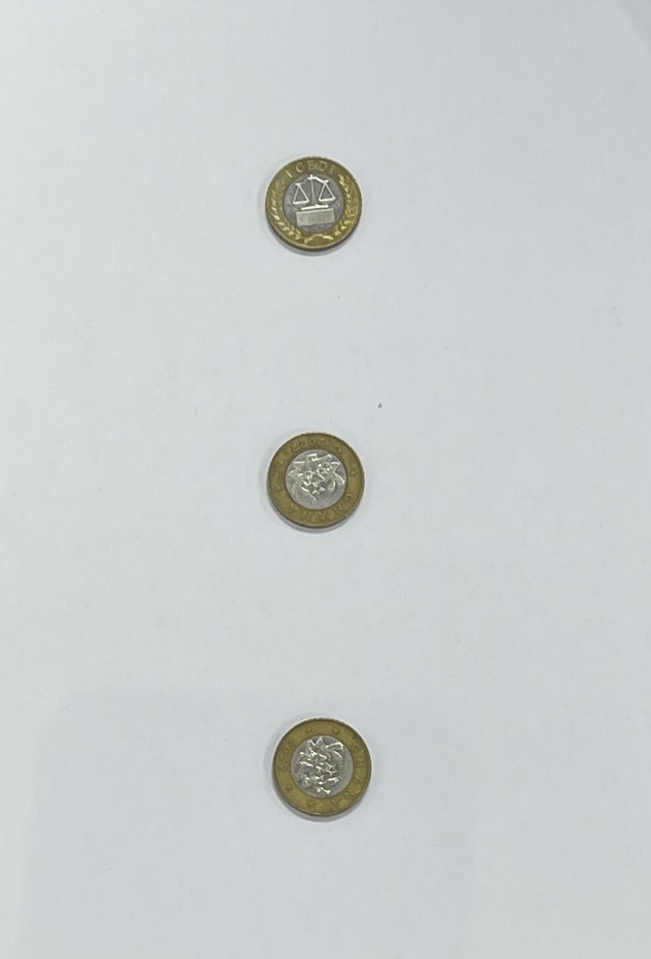
#> input picture data/raw/A1_baseline.jpg, 1301 x 1918 px, found by its file name (shown at 1/2 size); its folder holds 6 pictures in this run
$ python noise_test.py
#> lines starting #> are read from the running program, lines starting #| are printed output that depends on the picture; after the words box and inside, x2 and y2 are one past the last pixel; in counts of white or black regions, pixels touching at a corner belong together
### scripts/utils.py
# shared helper functions used by all three segmentation scripts

import cv2
import numpy as np


def load_and_prep(path, max_dim=900):
    # loads image, resizes so the long side is max_dim (region growing gets
    # way too slow on full 3000px phone photos), converts to gray + blurs it
#> called with max_dim = 900
    img = cv2.imread(str(path))
#> img is the input picture: shape (1918, 1301, 3); mean B, G, R 208.7, 207.8, 204.2
    h, w = img.shape[:2]
#> h = 1918; w = 1301
    scale = max_dim / max(h, w)
#> scale = 0.469
    if scale < 1:
        img = cv2.resize(img, (int(w * scale), int(h * scale)))
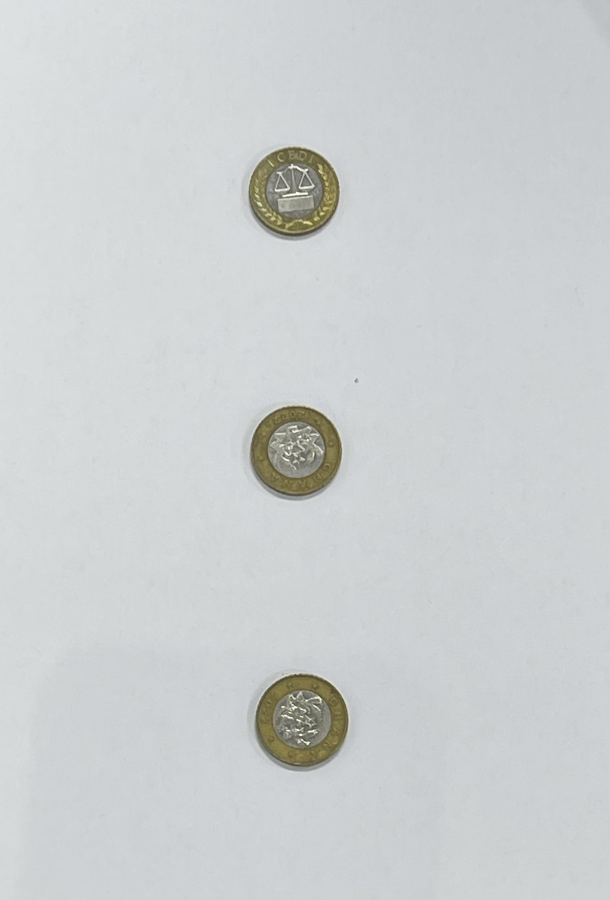
#> img: shape (900, 610, 3); mean B, G, R 208.6, 207.8, 204.1

    gray = cv2.cvtColor(img, cv2.COLOR_BGR2GRAY)
    gray = cv2.GaussianBlur(gray, (5, 5), 0)
    return img, gray


def foreground_from_border(mask):
    # assume background touches the image edges more than the coins do.
    # works out which side of a binary mask is "foreground" without
    # hardcoding whether coins are lighter or darker than the background
    border = np.zeros_like(mask, dtype=bool)
    border[0, :] = border[-1, :] = True
    border[:, 0] = border[:, -1] = True

    on_frac = mask[border].mean() / 255
    if on_frac > 0.5:
        return cv2.bitwise_not(mask)
    return mask


def foreground_from_border_multi(labels, k):
    # same idea but for k-means labels (0..k-1) instead of a binary mask
    h, w = labels.shape
    border_vals = np.concatenate([
        labels[0, :], labels[-1, :], labels[:, 0], labels[:, -1]
    ])
    bg_label = np.bincount(border_vals, minlength=k).argmax()
    mask = np.where(labels == bg_label, 0, 255).astype(np.uint8)
    return mask


# [40 lines left out: functions get_objects, draw_overlay, not called in this run]

### scripts/segment_threshold.py
# method 1: otsu global thresholding

import cv2
from utils import foreground_from_border


def segment(gray):
    _, mask = cv2.threshold(gray, 0, 255, cv2.THRESH_BINARY + cv2.THRESH_OTSU)
    mask = foreground_from_border(mask)

    # otsu output is a bit noisy at coin edges, clean it up a little
    kernel = cv2.getStructuringElement(cv2.MORPH_ELLIPSE, (5, 5))
    mask = cv2.morphologyEx(mask, cv2.MORPH_OPEN, kernel)
    mask = cv2.morphologyEx(mask, cv2.MORPH_CLOSE, kernel)
    return mask

### scripts/segment_region_growing.py
# method 2: region growing, seeded automatically from an eroded otsu mask
# uses cv2.floodFill to do the actual pixel-by-pixel growing

import cv2
import numpy as np
from utils import foreground_from_border

TOL = 40  # intensity tolerance for growing, picked by eye on the baseline images


def find_seeds(gray):
    _, rough = cv2.threshold(gray, 0, 255, cv2.THRESH_BINARY + cv2.THRESH_OTSU)
    rough = foreground_from_border(rough)

    # shrink blobs down so each coin gives one seed point, not the whole blob
    kernel = cv2.getStructuringElement(cv2.MORPH_ELLIPSE, (15, 15))
    eroded = cv2.erode(rough, kernel, iterations=2)

    n, labels, stats, centroids = cv2.connectedComponentsWithStats(eroded, connectivity=8)
    seeds = []
    for i in range(1, n):
        if stats[i, cv2.CC_STAT_AREA] < 30:
            continue
        cx, cy = centroids[i]
        seeds.append((int(cx), int(cy)))
    return seeds


def segment(gray):
    seeds = find_seeds(gray)
    mask = np.zeros(gray.shape, dtype=np.uint8)

    for sx, sy in seeds:
        ff_mask = np.zeros((gray.shape[0] + 2, gray.shape[1] + 2), dtype=np.uint8)
        # FIXED_RANGE compares each pixel back to the seed value rather than its
        # neighbour, otherwise the fill drifts gradually across blurred coin edges
        # and leaks into the background (found this the hard way during testing)
        cv2.floodFill(gray.copy(), ff_mask, (sx, sy), 255,
                      loDiff=TOL, upDiff=TOL,
                      flags=4 | cv2.FLOODFILL_MASK_ONLY | cv2.FLOODFILL_FIXED_RANGE | (255 << 8))
        region = ff_mask[1:-1, 1:-1]  # already 0/255 since newMaskVal was set to 255
        mask = cv2.bitwise_or(mask, region)

    return mask

### scripts/segment_kmeans.py
# method 3: k-means clustering on pixel intensity

import cv2
import numpy as np
from utils import foreground_from_border_multi


def segment(gray, k=3):
    pixels = gray.reshape(-1, 1).astype(np.float32)
    criteria = (cv2.TERM_CRITERIA_EPS + cv2.TERM_CRITERIA_MAX_ITER, 20, 1.0)
    _, labels, centers = cv2.kmeans(pixels, k, None, criteria, 5, cv2.KMEANS_RANDOM_CENTERS)

    labels = labels.reshape(gray.shape)
    mask = foreground_from_border_multi(labels, k)

    kernel = cv2.getStructuringElement(cv2.MORPH_ELLIPSE, (5, 5))
    mask = cv2.morphologyEx(mask, cv2.MORPH_OPEN, kernel)
    mask = cv2.morphologyEx(mask, cv2.MORPH_CLOSE, kernel)
    return mask

### scripts/noise_test.py
# none of the A-F categories test noise directly, so this adds synthetic
# gaussian noise at a few levels to baseline images and checks how much
# each method's output changes. uses IoU against ground truth if a mask
# exists for that image, otherwise just tracks object count drift.

import csv
from pathlib import Path

import cv2
import numpy as np

from utils import load_and_prep
from evaluate import iou_precision_recall_f1
import segment_threshold
import segment_region_growing
import segment_kmeans

RAW_DIR = Path("data/raw")
GT_DIR = Path("data/ground_truth")
OUT_CSV = Path("outputs/noise_sensitivity.csv")

TEST_IMAGES = ["A1_baseline.jpg", "A4_baseline.jpg"]
NOISE_LEVELS = [0, 10, 20, 30, 40]

METHODS = [
    ("threshold", lambda gray: segment_threshold.segment(gray)),
    ("region_growing", lambda gray: segment_region_growing.segment(gray)),
    ("kmeans_k2", lambda gray: segment_kmeans.segment(gray, k=2)),
]


def add_gaussian_noise(gray, sigma):
    if sigma == 0:
        return gray
    noise = np.random.normal(0, sigma, gray.shape)
    noisy = gray.astype(np.float32) + noise
    return np.clip(noisy, 0, 255).astype(np.uint8)


def main():
    rows = []
    for name in TEST_IMAGES:
        _, gray = load_and_prep(RAW_DIR / name)

        gt_path = GT_DIR / (Path(name).stem + "_mask.png")
        gt = None
        if gt_path.exists():
            gt = cv2.imread(str(gt_path), cv2.IMREAD_GRAYSCALE)
            if gt.shape != gray.shape:
                gt = cv2.resize(gt, (gray.shape[1], gray.shape[0]))

        for sigma in NOISE_LEVELS:
            noisy_gray = add_gaussian_noise(gray, sigma)
            for method_name, fn in METHODS:
                mask = fn(noisy_gray)
                n_objects = cv2.connectedComponentsWithStats(mask)[0] - 1

                row = {"image": name, "noise_sigma": sigma, "method": method_name,
                       "object_count": n_objects}
                if gt is not None:
                    iou, prec, rec, f1 = iou_precision_recall_f1(mask, gt)
                    row.update(iou=round(iou, 3), precision=round(prec, 3),
                               recall=round(rec, 3), f1=round(f1, 3))
                rows.append(row)
#> this loop made 5 passes
#> pass 2, in add_gaussian_noise (call 2), `noisy = gray.astype(np.float32) + noise`:
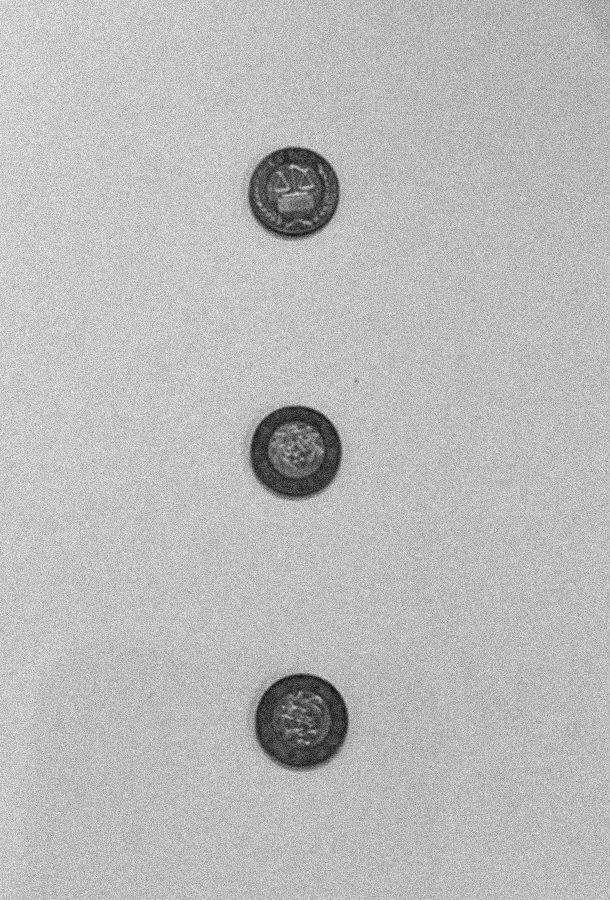
#> noisy: shape (900, 610) float64; min 58.37, max 260.2, mean 206.8; drawn with min black and max white
#> pass 3, in add_gaussian_noise (call 3), `noisy = gray.astype(np.float32) + noise`:
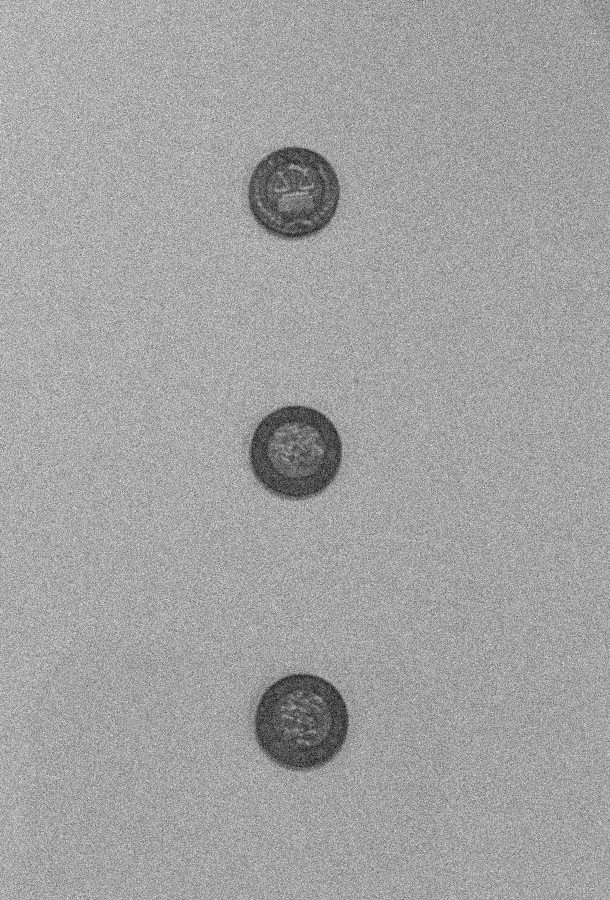
#> noisy: shape (900, 610) float64; min 19.28, max 313.5, mean 206.7; drawn with min black and max white
#> pass 3, in main, `noisy_gray = add_gaussian_noise(gray, sigma)`:
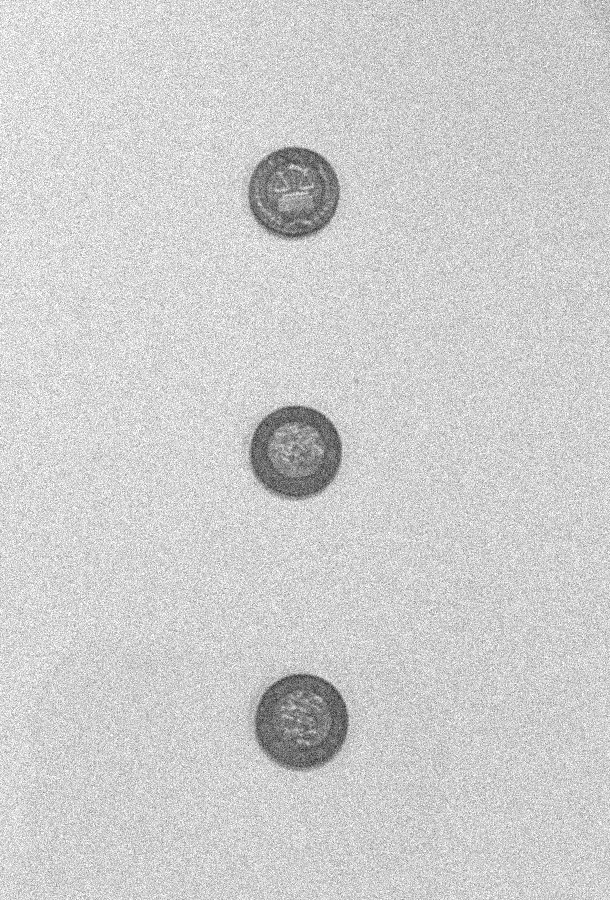
#> noisy_gray: shape (900, 610); min 19, max 255, mean 206.1
#> after the loop:
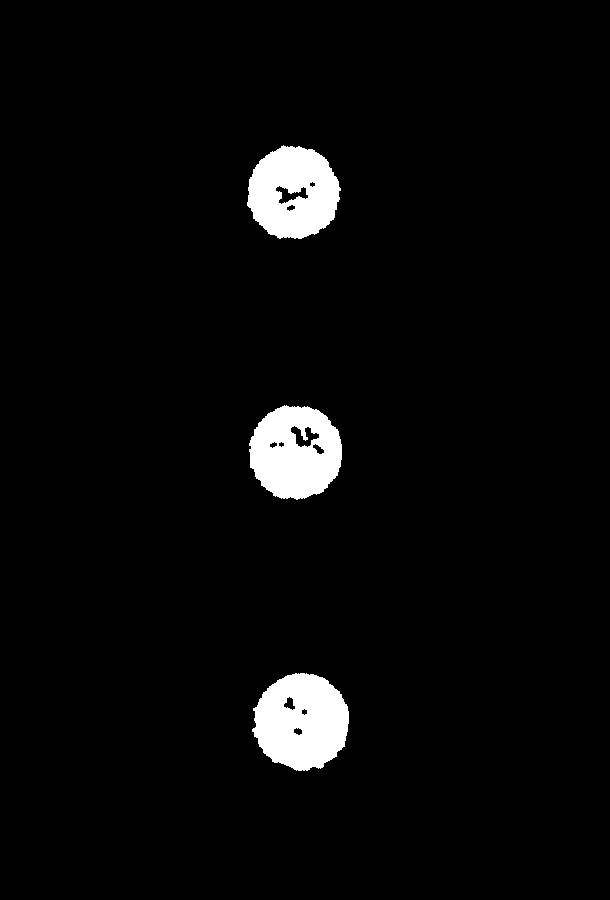
#> mask: shape (900, 610); 3.6% white; 3 white regions, box (x1, y1, x2, y2) and area: (252, 673, 349, 771) 7103, (249, 405, 342, 500) 6497, (247, 145, 341, 239) 6415
#> after the loop:
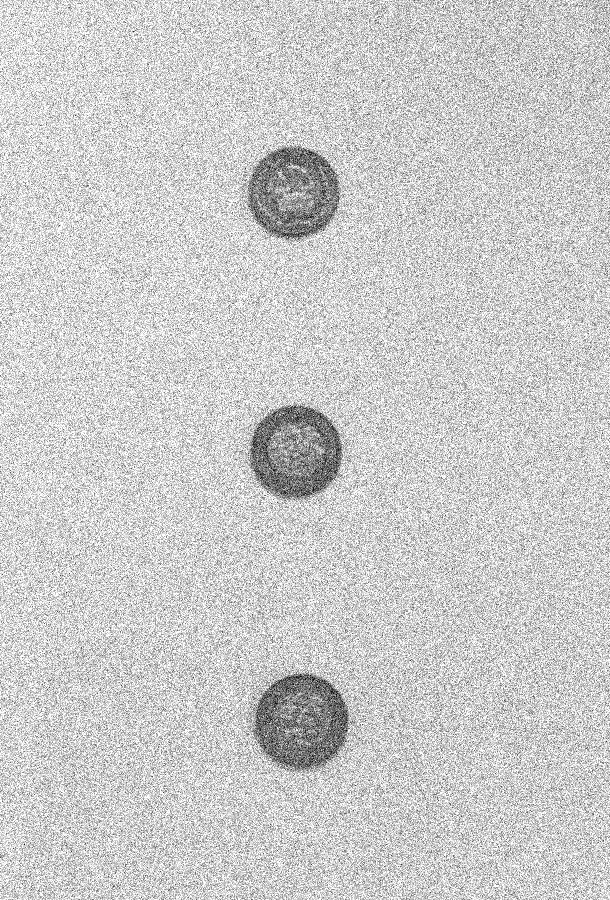
#> noisy_gray: shape (900, 610); min 0, max 255, mean 203.7
#> after the loop, rows = 15 items
        print("done", name)
#> pass 2 of the loop in main, `for name in TEST_IMAGES:`:
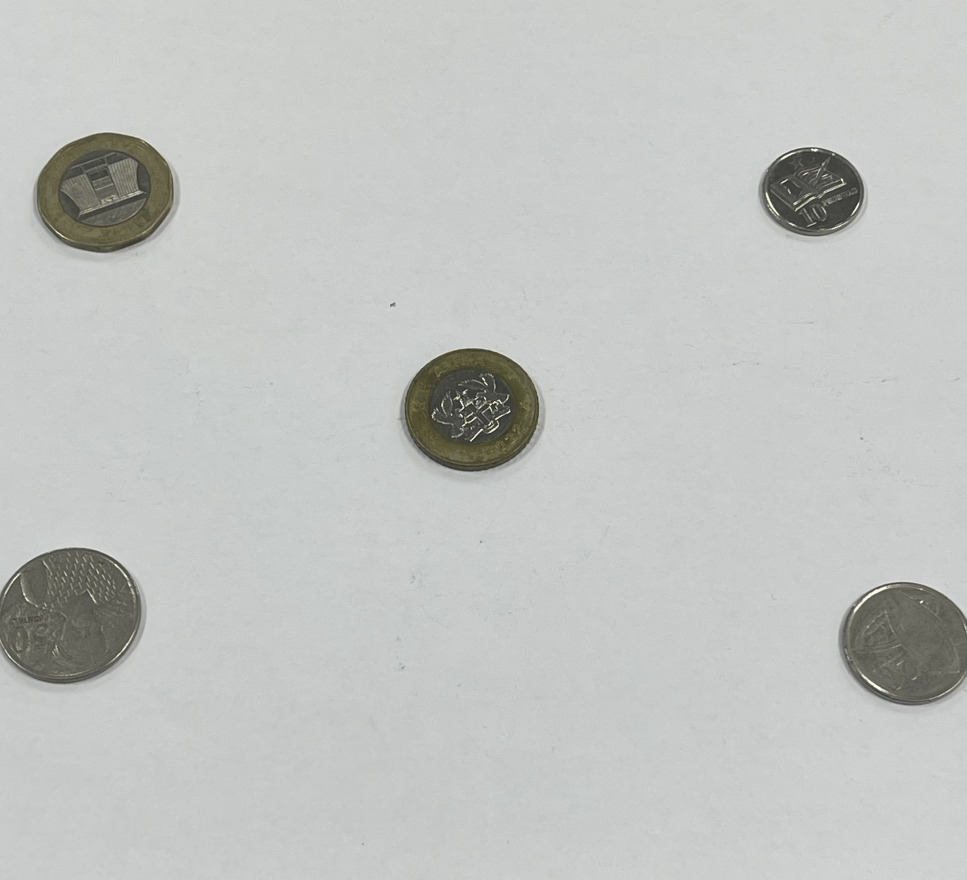
#> input picture data/raw/A4_baseline.jpg, 2901 x 2640 px, found by its file name (shown at 1/3 size)
#> in load_and_prep, img is the input picture: shape (2640, 2901, 3); mean B, G, R 193.7, 195.9, 193.9
#> img: shape (819, 900, 3)
#> after the loop in main, `for sigma in NOISE_LEVELS:`:
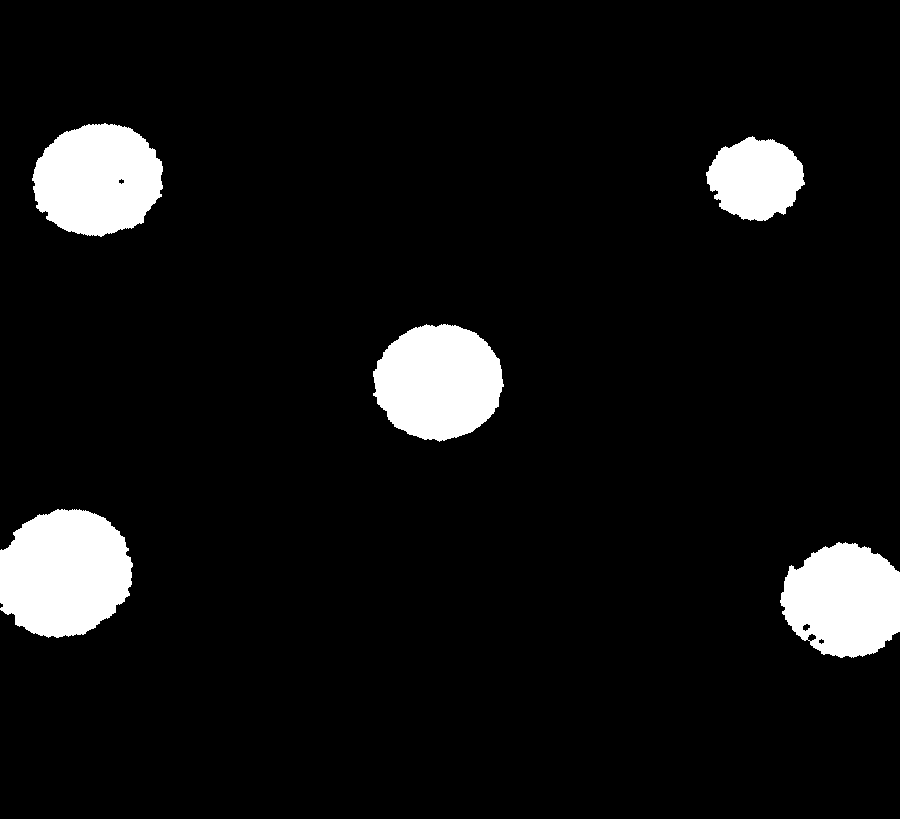
#> mask: shape (819, 900); 7.2% white; 5 white regions, box (x1, y1, x2, y2) and area: (0, 509, 133, 638) 13487, (373, 324, 504, 442) 11733, (32, 123, 163, 237) 11411, (780, 542, 900, 658) 10650, (706, 136, 805, 221) 6049
#> after the loop in main, `for sigma in NOISE_LEVELS:`:
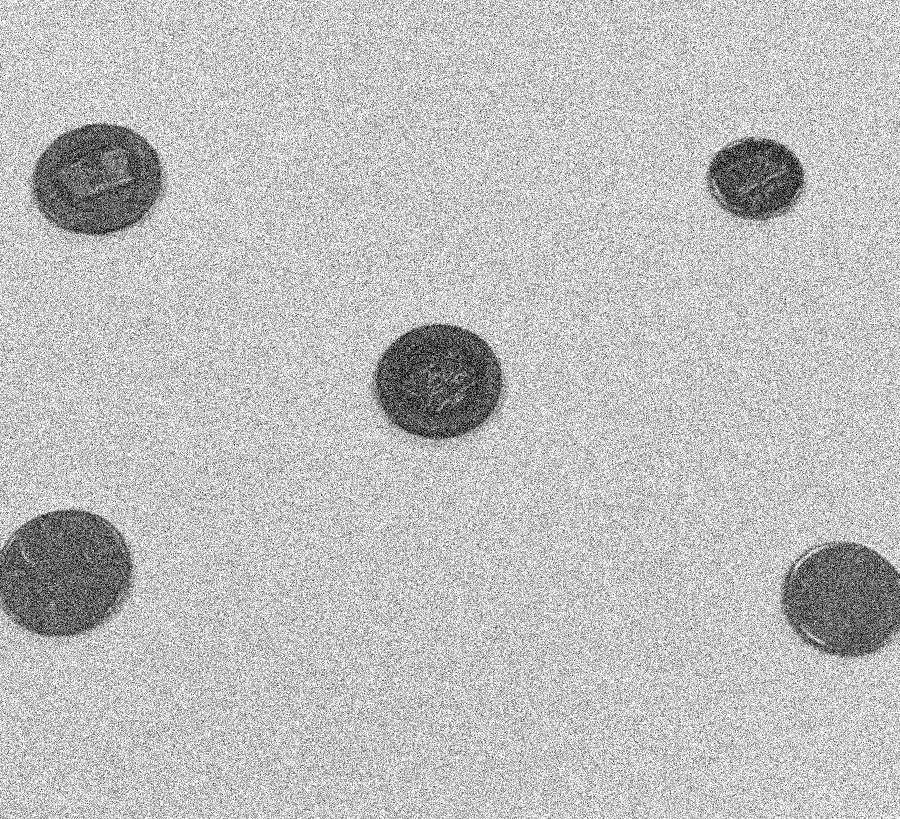
#> noisy_gray: shape (819, 900); min 0, max 255, mean 192.6
#> after the loop in main, `for sigma in NOISE_LEVELS:`: rows = 30 items

    fieldnames = list(rows[0].keys())
#> fieldnames = ['image', 'noise_sigma', 'method', 'object_count']
    with open(OUT_CSV, "w", newline="") as f:
        writer = csv.DictWriter(f, fieldnames=fieldnames)
        writer.writeheader()
        writer.writerows(rows)
    print("wrote", OUT_CSV)


if __name__ == "__main__":
    main()
